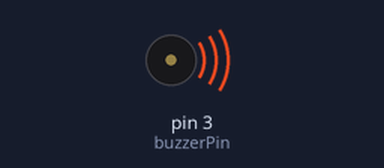
A sketch run on a simulated Arduino Uno, built with avr-gcc and run on an emulated ATmega328P. Parts: buzzer (waves = sounding).

Above: at 0.5 s.
Timing chart, 0 to 4.6 s (numbered marks = the images above):
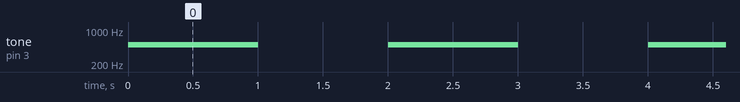

Measured:
- by itself, tone on pin 3 (buzzerPin): alternates 500 Hz for 1.0 s and silent for 1.0 s

The sketch:

buzzer.ino
```cpp
const int buzzerPin = 3; // 将蜂鸣器连接到数字引脚9

void setup() {
  pinMode(buzzerPin, OUTPUT);
}

void loop() {
  tone(buzzerPin, 500); // 在引脚上生成1000Hz的音调
  delay(1000); // 持续1秒
  noTone(buzzerPin); // 停止发声
  delay(1000); // 等待1秒
}
```
